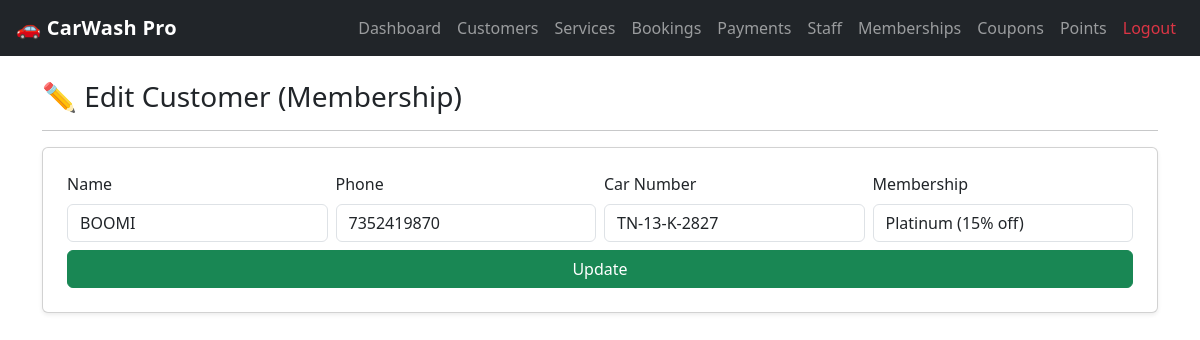
Screenshot of /customers/edit/4 (signed in) with the database file from the repository.
### tables this page shows
CREATE TABLE customers(
            id INTEGER PRIMARY KEY AUTOINCREMENT,
            name TEXT,
            phone TEXT,
            car_number TEXT
        , points INTEGER DEFAULT 0);

CREATE TABLE customer_membership(
            id INTEGER PRIMARY KEY AUTOINCREMENT,
            customer_id INTEGER UNIQUE,
            plan_id INTEGER,
            start_date TEXT,
            active INTEGER DEFAULT 1,
            FOREIGN KEY(customer_id) REFERENCES customers(id),
            FOREIGN KEY(plan_id) REFERENCES membership_plans(id)
        );

CREATE TABLE membership_plans(
            id INTEGER PRIMARY KEY AUTOINCREMENT,
            plan_name TEXT,
            monthly_fee INTEGER,
            washes_per_month INTEGER,
            discount_percent INTEGER DEFAULT 0
        );

### app.py (the view, shortened to what this page needs)
@app.route("/customers/edit/<int:id>", methods=["GET", "POST"])
def edit_customer(id):
    if not require_login():
        return redirect(url_for("login"))
    conn = db_conn()
    cur = conn.cursor()
    cur.execute("SELECT * FROM customers WHERE id=?", (id,))
    customer = cur.fetchone()
    cur.execute("SELECT * FROM membership_plans ORDER BY monthly_fee")
    plans = cur.fetchall()
    cur.execute("""
        SELECT cm.*, mp.plan_name
        FROM customer_membership cm
        LEFT JOIN membership_plans mp ON mp.id=cm.plan_id
        WHERE cm.customer_id=? AND cm.active=1
    """, (id,))
    active_mem = cur.fetchone()
    conn.close()
    return render_template("edit_customer.html", customer=customer, plans=plans, active_mem=active_mem)

### app.py (called while the page is built)
def db_conn():
    conn = sqlite3.connect(DB)
    conn.row_factory = sqlite3.Row
    return conn

def require_login():
    return "admin" in session

### templates/edit_customer.html (shortened to what this page needs)
{% extends 'base.html' %}
{% block content %}
<h3>✏️ Edit Customer (Membership)</h3>
<hr>
<div class="card p-4 shadow-sm">
  <form method="POST" class="row g-2">
    <div class="col-md-3">
      <label class="form-label">Name</label>
      <input class="form-control" name="name" value="{{customer.name}}" required>
    </div>
    <div class="col-md-3">
      <label class="form-label">Phone</label>
      <input class="form-control" name="phone" value="{{customer.phone}}" required>
    </div>
    <div class="col-md-3">
      <label class="form-label">Car Number</label>
      <input class="form-control" name="car_number" value="{{customer.car_number}}" required>
    </div>
    <div class="col-md-3">
      <label class="form-label">Membership</label>
      <select class="form-control" name="plan_id">
        {% for p in plans %}
          <option value="{{p.id}}" {% if active_mem and active_mem.plan_id==p.id %}selected{% endif %}>
            {{p.plan_name}} ({{p.discount_percent}}% off)
          </option>
        {% endfor %}
      </select>
    </div>
    <div class="col-12 mt-2">
      <button class="btn btn-success w-100">Update</button>
    </div>
  </form>
</div>
{% endblock %}

### static/style.css (style rules this page uses)
body { background:#f6f7fb; font-family: "Segoe UI", sans-serif; }
.card { border-radius: 14px; }
.btn { border-radius: 10px; }

### rows the page displays
customers: name "BOOMI", phone "7352419870", car_number "TN-13-K-2827"
customer_membership: plan_id "Platinum (15% off)"
